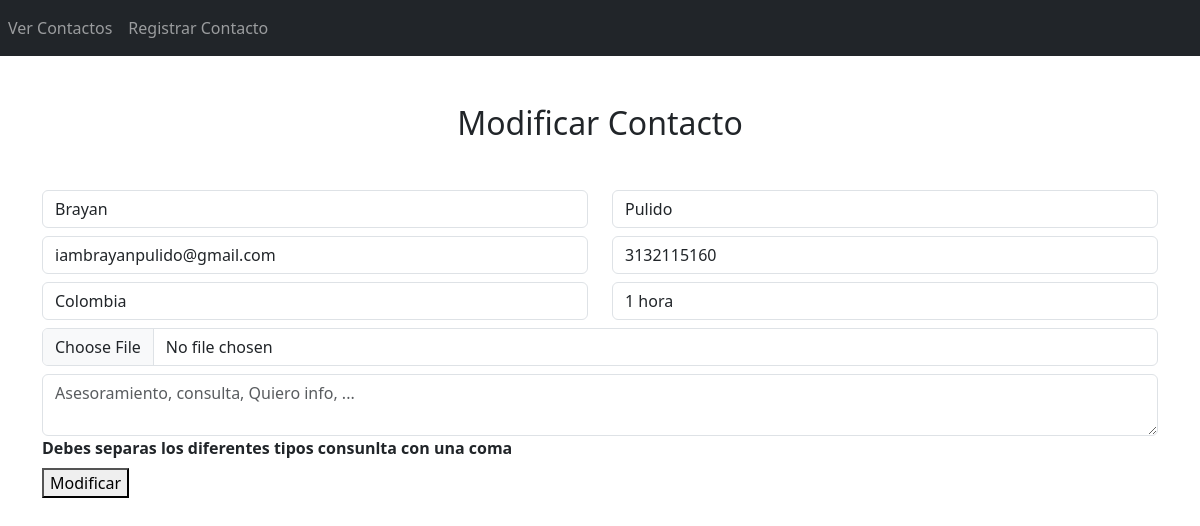
Screenshot of /Contactos/edit.php?id=21 with the database file from the repository.
### tables this page shows
CREATE TABLE `contacto` (
  `id` int(11) NOT NULL,
  `Nombres` varchar(50) NOT NULL,
  `Apellidos` varchar(50) NOT NULL,
  `Email` varchar(50) NOT NULL,
  `Celular` varchar(11) NOT NULL,
  `Pais` varchar(30) NOT NULL,
  `Reunion` varchar(50) NOT NULL,
  `Image` varchar(100) NOT NULL,
  `Asunto` varchar(250) NOT NULL
);

### config/Database.php (called while the page is built, shortened)
<?php
class Database{
    public $host = 'localhost';
    public $user = 'root';
    public $pass = '';
    public $db = 'contactos';
    function __construct(){
        $this->conn = $this->connectToDatabase();
        return $this -> conn;
    }
    function connectToDatabase(){
        $conn= mysqli_connect($this->host, $this->user, $this->pass, $this->db);
        return $conn;
    }
}

### Contactos/Contact.php (called while the page is built, shortened)
<?php
include('../config/Database.php');
class Contact {
    public $conn;
    function __construct() {
        $db = new Database();
        $this->conn = $db->connectToDatabase();
    }
    function getOne($id) {
        $sql = "SELECT * FROM contacto WHERE id = $id";
        return mysqli_query($this->conn, $sql);
    }
}

### Contactos/edit.php (the view, shortened to what this page needs)
<?php
include('Contact.php');
$c = new Contact();
$data = mysqli_fetch_object($c->getOne($_GET['id']));
?>
<!DOCTYPE html>
<html>
<head>
    <link href="https://cdn.jsdelivr.net/npm/bootstrap@5.3.0-alpha3/dist/css/bootstrap.min.css" rel="stylesheet">
</head>
<body>
    <?php include('../menu.php') ?>
    <div class="container">
        <h2 class="text-center mb-5">Modificar Contacto</h2>
        <form method="POST" enctype="multipart/form-data">
            <div class="row mb-2">
                <div class="col">
                    <input type="text" name="Nombres" id="Nombres" placeholder="Nombre Contacto" required class="form-control" value="<?= $data->Nombres ?>" />
                </div>
                <div class="col">
                    <input type="text" name="Apellidos" id="Apellidos" placeholder="Apellido Contacto" required class="form-control" value="<?= $data->Apellidos ?>" />
                </div>
            </div>
            <div class="row mb-2">
                <div class="col">
                    <input type="email" name="Email" id="Email" placeholder="Email Contacto" required class="form-control" value="<?= $data->Email ?>" />
                </div>
                <div class="col">
                    <input type="number" name="Celular" id="Celular" placeholder="Numero celular contacto" required class="form-control" value="<?= $data->Celular ?>" />
                </div>
            </div>
            <div class="row mb-2">
                <div class="col">
                    <input type="text" name="Pais" id="Pais" placeholder="Pais Contacto" required class="form-control" value="<?= $data->Pais ?>" />
                </div>
                <div class="col">
                    <input type="text" name="Reunion" id="Reunion" placeholder="Duracion de la reunion" required class="form-control" value="<?= $data->Reunion ?>" />
                </div>
            </div>
            <div class="row mb-2">
                <div class="col">
                    <input type="file" name="Image" id="Image"  class="form-control"/>
                </div>
            </div>
            <div class="row mb-2">
                <div class="col">
                 <textarea name="Asunto" id="Asunto" placeholder="Asesoramiento, consulta, Quiero info, ..." require class="form-control"></textarea>
                    <b>Debes separas los diferentes tipos consunlta con una coma</b>
                </div>
            </div>
            <button class="btm btm-success">Modificar</button>
        </form>
    </div>
</body>
</html>

### rows the page displays
contacto: Nombres "Brayan", Apellidos "Pulido", Email "iambrayanpulido@gmail.com", Celular "3132115160", Pais "Colombia", Reunion "1 hora"
